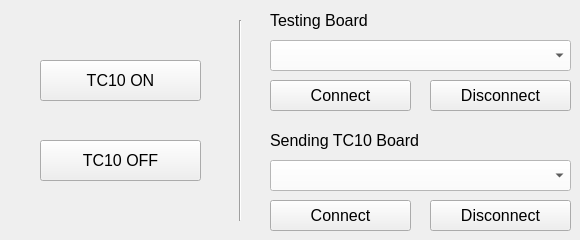
     <widget class="QWidget" name="VCM">
      <attribute name="title">
       <string>VCM</string>
      </attribute>
      <widget class="QPushButton" name="TC10OnButton">
       <property name="geometry">
        <rect>
         <x>40</x>
         <y>60</y>
         <width>161</width>
         <height>41</height>
        </rect>
       </property>
       <property name="sizePolicy">
        <sizepolicy hsizetype="Fixed" vsizetype="Expanding">
         <horstretch>0</horstretch>
         <verstretch>0</verstretch>
        </sizepolicy>
       </property>
       <property name="font">
        <font>
         <family>MS Shell Dlg 2</family>
         <pointsize>12</pointsize>
         <weight>50</weight>
         <italic>false</italic>
         <bold>false</bold>
        </font>
       </property>
       <property name="text">
        <string>TC10 ON</string>
       </property>
      </widget>
      <widget class="QLabel" name="USB2Lable_3">
       <property name="geometry">
        <rect>
         <x>270</x>
         <y>10</y>
         <width>141</width>
         <height>20</height>
        </rect>
       </property>
       <property name="sizePolicy">
        <sizepolicy hsizetype="Fixed" vsizetype="Expanding">
         <horstretch>0</horstretch>
         <verstretch>0</verstretch>
        </sizepolicy>
       </property>
       <property name="font">
        <font>
         <family>MS Shell Dlg 2</family>
         <pointsize>12</pointsize>
         <weight>50</weight>
         <italic>false</italic>
         <bold>false</bold>
        </font>
       </property>
       <property name="text">
        <string>Testing Board</string>
       </property>
      </widget>
      <widget class="QComboBox" name="VCMTestingBoardBox">
       <property name="geometry">
        <rect>
         <x>270</x>
         <y>40</y>
         <width>301</width>
         <height>31</height>
        </rect>
       </property>
       <property name="sizePolicy">
        <sizepolicy hsizetype="Fixed" vsizetype="Expanding">
         <horstretch>0</horstretch>
         <verstretch>0</verstretch>
        </sizepolicy>
       </property>
       <property name="font">
        <font>
         <family>MS Shell Dlg 2</family>
         <pointsize>12</pointsize>
         <weight>50</weight>
         <italic>false</italic>
         <bold>false</bold>
        </font>
       </property>
       <property name="styleSheet">
        <string notr="true">background-color: rgb(255, 255, 255);</string>
       </property>
      </widget>
      <widget class="QPushButton" name="TestingBoardConnectButton">
       <property name="geometry">
        <rect>
         <x>270</x>
         <y>80</y>
         <width>141</width>
         <height>31</height>
        </rect>
       </property>
       <property name="sizePolicy">
        <sizepolicy hsizetype="Fixed" vsizetype="Expanding">
         <horstretch>0</horstretch>
         <verstretch>0</verstretch>
        </sizepolicy>
       </property>
       <property name="font">
        <font>
         <family>MS Shell Dlg 2</family>
         <pointsize>12</pointsize>
         <weight>50</weight>
         <italic>false</italic>
         <bold>false</bold>
        </font>
       </property>
       <property name="text">
        <string>Connect</string>
       </property>
      </widget>
      <widget class="QPushButton" name="SendingTC10BoardConnectButton">
       <property name="geometry">
        <rect>
         <x>270</x>
         <y>200</y>
         <width>141</width>
         <height>31</height>
        </rect>
       </property>
       <property name="sizePolicy">
        <sizepolicy hsizetype="Fixed" vsizetype="Expanding">
         <horstretch>0</horstretch>
         <verstretch>0</verstretch>
        </sizepolicy>
       </property>
       <property name="font">
        <font>
         <family>MS Shell Dlg 2</family>
         <pointsize>12</pointsize>
         <weight>50</weight>
         <italic>false</italic>
         <bold>false</bold>
        </font>
       </property>
       <property name="text">
        <string>Connect</string>
       </property>
      </widget>
      <widget class="QPushButton" name="USB2ConnectButton_7">
       <property name="geometry">
        <rect>
         <x>430</x>
         <y>200</y>
         <width>141</width>
         <height>31</height>
        </rect>
       </property>
       <property name="sizePolicy">
        <sizepolicy hsizetype="Fixed" vsizetype="Expanding">
         <horstretch>0</horstretch>
         <verstretch>0</verstretch>
        </sizepolicy>
       </property>
       <property name="font">
        <font>
         <family>MS Shell Dlg 2</family>
         <pointsize>12</pointsize>
         <weight>50</weight>
         <italic>false</italic>
         <bold>false</bold>
        </font>
       </property>
       <property name="text">
        <string>Disconnect</string>
       </property>
      </widget>
      <widget class="QLabel" name="USB2Lable_4">
       <property name="geometry">
        <rect>
         <x>270</x>
         <y>130</y>
         <width>171</width>
         <height>20</height>
        </rect>
       </property>
       <property name="sizePolicy">
        <sizepolicy hsizetype="Fixed" vsizetype="Expanding">
         <horstretch>0</horstretch>
         <verstretch>0</verstretch>
        </sizepolicy>
       </property>
       <property name="font">
        <font>
         <family>MS Shell Dlg 2</family>
         <pointsize>12</pointsize>
         <weight>50</weight>
         <italic>false</italic>
         <bold>false</bold>
        </font>
       </property>
       <property name="text">
        <string>Sending TC10 Board</string>
       </property>
      </widget>
      <widget class="QPushButton" name="USB2ConnectButton_8">
       <property name="geometry">
        <rect>
         <x>430</x>
         <y>80</y>
         <width>141</width>
         <height>31</height>
        </rect>
       </property>
       <property name="sizePolicy">
        <sizepolicy hsizetype="Fixed" vsizetype="Expanding">
         <horstretch>0</horstretch>
         <verstretch>0</verstretch>
        </sizepolicy>
       </property>
       <property name="font">
        <font>
         <family>MS Shell Dlg 2</family>
         <pointsize>12</pointsize>
         <weight>50</weight>
         <italic>false</italic>
         <bold>false</bold>
        </font>
       </property>
       <property name="text">
        <string>Disconnect</string>
       </property>
      </widget>
      <widget class="QComboBox" name="SendingTC10BoardBox">
       <property name="geometry">
        <rect>
         <x>270</x>
         <y>160</y>
         <width>301</width>
         <height>31</height>
        </rect>
       </property>
       <property name="sizePolicy">
        <sizepolicy hsizetype="Fixed" vsizetype="Expanding">
         <horstretch>0</horstretch>
         <verstretch>0</verstretch>
        </sizepolicy>
       </property>
       <property name="font">
        <font>
         <family>MS Shell Dlg 2</family>
         <pointsize>12</pointsize>
         <weight>50</weight>
         <italic>false</italic>
         <bold>false</bold>
        </font>
       </property>
       <property name="styleSheet">
        <string notr="true">background-color: rgb(255, 255, 255);</string>
       </property>
      </widget>
      <widget class="Line" name="line_4">
       <property name="geometry">
        <rect>
         <x>230</x>
         <y>20</y>
         <width>20</width>
         <height>201</height>
        </rect>
       </property>
       <property name="orientation">
        <enum>Qt::Vertical</enum>
       </property>
      </widget>
      <widget class="QPushButton" name="TC10OffButton">
       <property name="geometry">
        <rect>
         <x>40</x>
         <y>140</y>
         <width>161</width>
         <height>41</height>
        </rect>
       </property>
       <property name="sizePolicy">
        <sizepolicy hsizetype="Fixed" vsizetype="Expanding">
         <horstretch>0</horstretch>
         <verstretch>0</verstretch>
        </sizepolicy>
       </property>
       <property name="font">
        <font>
         <family>MS Shell Dlg 2</family>
         <pointsize>12</pointsize>
         <weight>50</weight>
         <italic>false</italic>
         <bold>false</bold>
        </font>
       </property>
       <property name="text">
        <string>TC10 OFF</string>
       </property>
      </widget>
     </widget>
